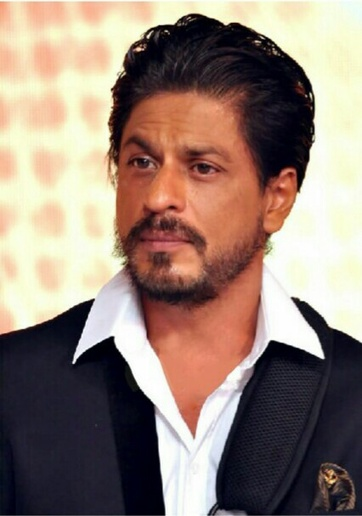
#> input picture people/ShahrukhKhan/Shahrukh.Khan.jpg, 362 x 516 px, shrunk from 426 x 607 before the run, found by its file name
$ python traning.py
#> lines starting #> are read from the running program, lines starting #| are printed output that depends on the picture
import os
import cv2 as cv
import numpy as np

people = ['ShahrukhKhan', 'Vicky Kaushal', 'Ben Affleck']
DIR = r'C:\Users\DELL\OneDrive\Desktop\My Folder\internship\internship_project\Face_Recognition\people'

haar_cascade = cv.CascadeClassifier(r'C:\Users\DELL\OneDrive\Desktop\My Folder\internship\internship_project\Face_Recognition\haar_face.xml')

features = []
labels = []

def create_train():
    for person in people:
        path = os.path.join(DIR, person)
        label = people.index(person)

        for img in os.listdir(path):
            img_path = os.path.join(path,img)

            img_array = cv.imread(img_path)
#> img_array is the input picture: shape (516, 362, 3); mean B, G, R 118, 129.2, 148.6
            if img_array is None:
                continue

            gray = cv.cvtColor(img_array, cv.COLOR_BGR2GRAY)
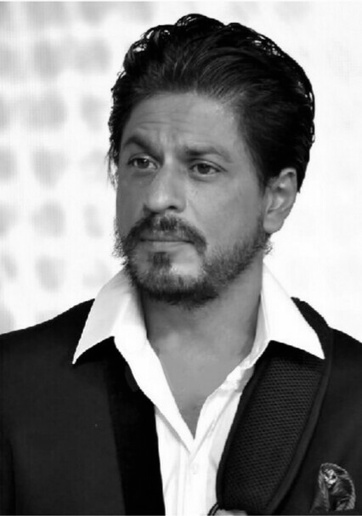
#> gray: shape (516, 362); min 0, max 255, mean 133.7

            faces_rect = haar_cascade.detectMultiScale(gray, scaleFactor=1.1, minNeighbors=4)
#> faces_rect = [[76, 92, 184, 184]]

            for (x,y,w,h) in faces_rect:
                faces_roi = gray[y:y+h, x:x+w]
                features.append(faces_roi)
                labels.append(label)
#> this loop made 1 pass
#> pass 1, in create_train, `faces_roi = gray[y:y+h, x:x+w]`:
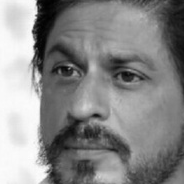
#> faces_roi: shape (184, 184); min 1, max 253, mean 136.3
#> after the loop, features = 1 item; labels = [0]

#> (the run stopped early here; a loop or call above may not have finished)
